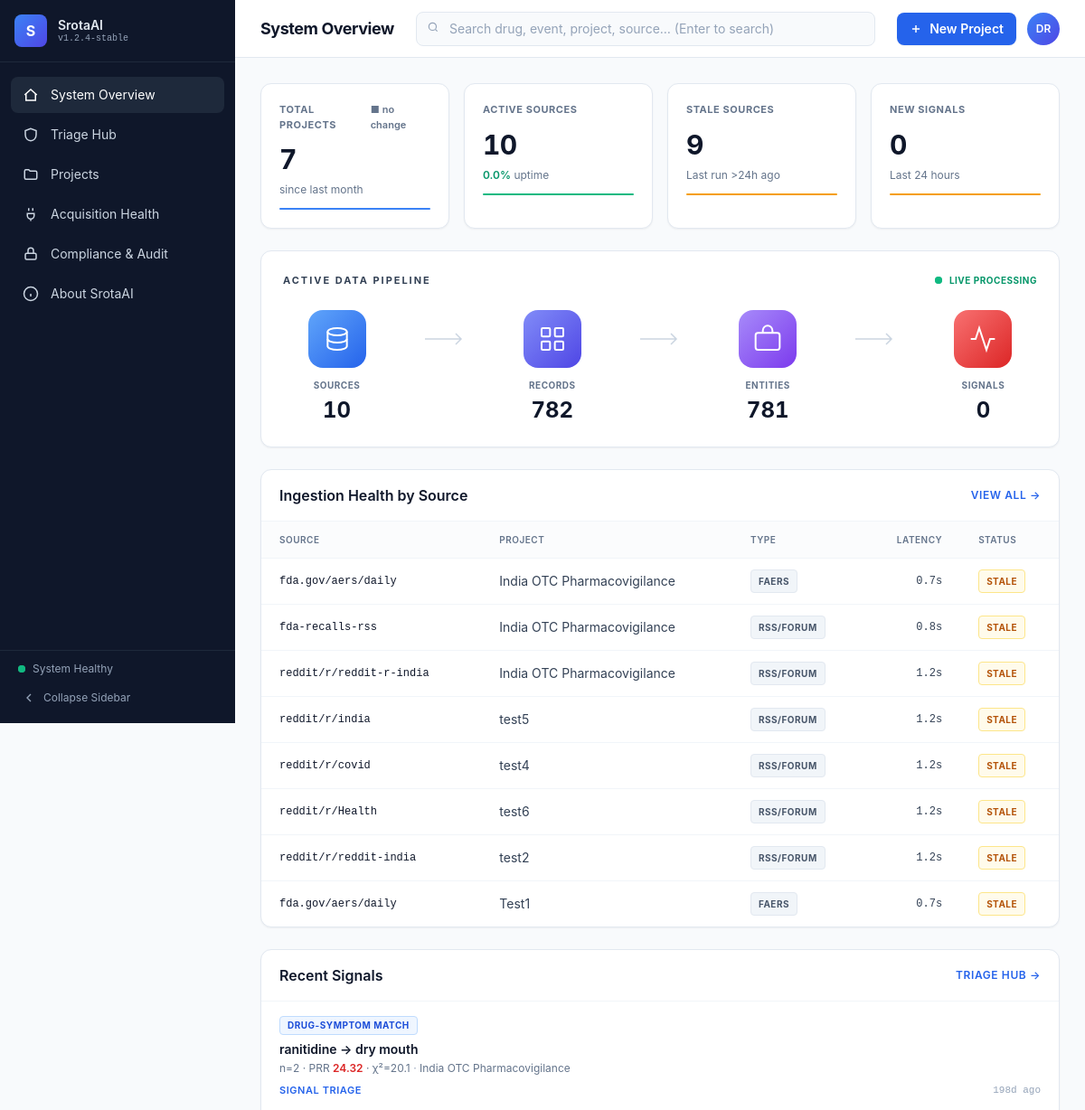
Before: / (upper part) with the older database file.
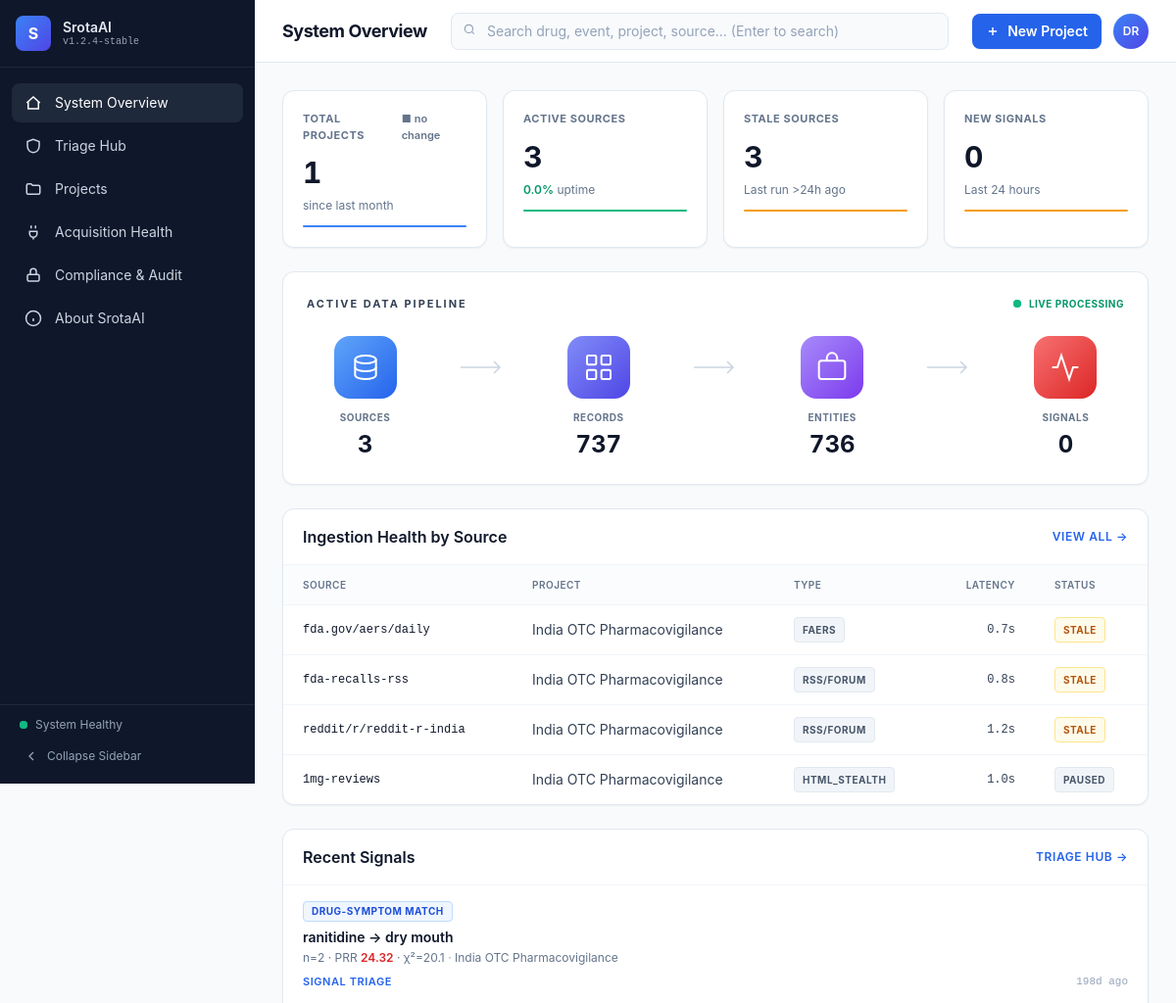
After: the same page with the newer database file.
### tables this page shows
CREATE TABLE watermarks (
    source_id       INTEGER PRIMARY KEY REFERENCES sources(id) ON DELETE CASCADE,
    last_seen_id    TEXT,
    last_seen_ts    TEXT,                 -- ISO-8601 UTC
    last_run_at     TEXT,
    last_fetched    INTEGER NOT NULL DEFAULT 0,
    last_inserted   INTEGER NOT NULL DEFAULT 0
);

CREATE TABLE projects (
    id              TEXT PRIMARY KEY,
    name            TEXT NOT NULL,
    description     TEXT,
    keywords_json   TEXT NOT NULL,        -- JSON list[str]
    time_window_json TEXT NOT NULL,       -- JSON TimeWindow.to_dict()
    config_json     TEXT NOT NULL,        -- full Project._serialisable() snapshot
    created_at      TEXT NOT NULL,
    updated_at      TEXT NOT NULL
, status TEXT NOT NULL DEFAULT 'running', cadence TEXT NOT NULL DEFAULT 'daily', last_started_at TEXT, last_completed_at TEXT);

CREATE TABLE sources (
    id              INTEGER PRIMARY KEY AUTOINCREMENT,
    project_id      TEXT NOT NULL REFERENCES projects(id) ON DELETE CASCADE,
    name            TEXT NOT NULL,
    connector       TEXT NOT NULL,
    params_json     TEXT NOT NULL,
    latency         TEXT NOT NULL,
    time_window_json TEXT,
    enabled         INTEGER NOT NULL DEFAULT 1,
    created_at      TEXT NOT NULL,
    updated_at      TEXT NOT NULL,
    UNIQUE(project_id, name)
);

CREATE TABLE signals (
    id              INTEGER PRIMARY KEY AUTOINCREMENT,
    project_id      TEXT NOT NULL REFERENCES projects(id) ON DELETE CASCADE,
    drug            TEXT NOT NULL,
    event           TEXT NOT NULL,
    prr             REAL,
    chi2            REAL,
    ic              REAL,
    n               INTEGER,
    window_since    TEXT,
    window_until    TEXT,
    computed_at     TEXT NOT NULL,
    UNIQUE(project_id, drug, event, computed_at)
);

### srotaai/web/app.py (the view)
@app.get("/")
def overview(request: Request):
    s = _store()
    try:
        ctx = _common("overview", s)
        ctx.update(
            page_title="System Overview",
            health=M.source_health(s, limit=8),
            recent=M.recent_signals(s, limit=4),
            audit=M.audit_tail(s, limit=6),
            agent_log=M.agent_log(s, limit=8),
        )
        return templates.TemplateResponse(request, "overview.html", ctx)
    finally:
        s.close()

### srotaai/web/templates/overview.html (shortened to what the changed rows need)
{% extends "base.html" %}
{% import "_macros.html" as ui %}
{% block content %}
<div class="grid grid-cols-1 sm:grid-cols-2 lg:grid-cols-4 gap-4">
  {{ ui.kpi_card('Total Projects', kpis.projects,
       sub_html='<span class="text-slate-500">since last month</span>',
       accent='blue',
       delta=kpis.projects_delta_str,
       delta_dir=kpis.projects_delta_dir) }}
  {{ ui.kpi_card('Active Sources', kpis.sources,
       sub_html='<span class="font-semibold text-emerald-600">' ~ kpis.uptime_str ~ '</span> uptime',
       accent='emerald') }}
  {{ ui.kpi_card('Stale Sources', kpis.stale,
       sub_html='Last run >24h ago',
       accent='amber') }}
  {{ ui.kpi_card('New Signals', kpis.new_signals,
       sub_html='Last 24 hours',
       accent='amber') }}
</div>
<div class="mt-6">
  {{ ui.pipeline_strip([
       ('Sources',  kpis.sources,
        '<svg viewBox="0 0 24 24" width="32" height="32" fill="none" stroke="white" stroke-width="1.5"><ellipse cx="12" cy="6" rx="8" ry="3"/><path d="M4 6v6c0 1.66 3.58 3 8 3s8-1.34 8-3V6"/><path d="M4 12v6c0 1.66 3.58 3 8 3s8-1.34 8-3v-6"/></svg>',
        'blue'),
       ('Records',  kpis.records_str,
        '<svg viewBox="0 0 24 24" width="32" height="32" fill="none" stroke="white" stroke-width="1.5"><rect x="3" y="3" width="7" height="7" rx="1"/><rect x="14" y="3" width="7" height="7" rx="1"/><rect x="3" y="14" width="7" height="7" rx="1"/><rect x="14" y="14" width="7" height="7" rx="1"/></svg>',
        'indigo'),
       ('Entities', kpis.entities_str,
        '<svg viewBox="0 0 24 24" width="32" height="32" fill="none" stroke="white" stroke-width="1.5"><rect x="2" y="7" width="20" height="14" rx="2"/><path d="M16 7V5a4 4 0 0 0-8 0v2"/><path d="M8 14h0M12 14h0M16 14h0"/></svg>',
        'violet'),
       ('Signals',  kpis.new_signals,
        '<svg viewBox="0 0 24 24" width="32" height="32" fill="none" stroke="white" stroke-width="1.5"><path d="M22 12h-4l-3 9L9 3l-3 9H2"/></svg>',
        'red'),
  ]) }}
</div>
<div class="mt-6 grid grid-cols-1 xl:grid-cols-5 gap-6">
  <section class="xl:col-span-3 bg-white border border-slate-200 rounded-xl shadow-sm">
    <header class="px-5 py-4 border-b border-slate-100 flex items-center justify-between">
      <h2 class="font-semibold text-slate-900">Ingestion Health by Source</h2>
    </header>
    {% if health %}
    <div class="overflow-x-auto">
    <table class="w-full text-sm">
      <thead class="text-[10px] uppercase tracking-wider text-slate-500 bg-slate-50/60">
        <tr>
          <th class="px-5 py-2.5 text-left font-semibold">Source</th>
          <th class="px-5 py-2.5 text-left font-semibold">Project</th>
          <th class="px-5 py-2.5 text-left font-semibold">Type</th>
          <th class="px-5 py-2.5 text-right font-semibold">Latency</th>
          <th class="px-5 py-2.5 text-left font-semibold">Status</th>
        </tr>
      </thead>
      <tbody>
        {% for h in health %}
        <tr class="border-t border-slate-100 hover:bg-slate-50/60">
          <td class="px-5 py-3 font-mono text-xs text-slate-900">{{ h.identifier }}</td>
          <td class="px-5 py-3 text-slate-700">{{ h.project_label }}</td>
          <td class="px-5 py-3">{{ ui.pill(h.type_label, 'gray') }}</td>
          <td class="px-5 py-3 text-right tabular-nums font-mono text-xs text-slate-700">{{ h.latency_ms }}</td>
          <td class="px-5 py-3">{{ ui.pill(h.status, h.status_color) }}</td>
        </tr>
        {% endfor %}
      </tbody>
    </table>
    </div>
    {% else %}
    <div class="p-6">{{ ui.empty_state('No sources yet', 'Add a connector to start ingestion.') }}</div>
    {% endif %}
  </section>
  <section class="xl:col-span-2 bg-white border border-slate-200 rounded-xl shadow-sm">
    <header class="px-5 py-4 border-b border-slate-100 flex items-center justify-between">
      <h2 class="font-semibold text-slate-900">Recent Signals</h2>
    </header>
    {% if recent %}
    <ul class="divide-y divide-slate-100">
      {% for s in recent %}
      <li class="px-5 py-4">
        <div class="flex items-center gap-2 mb-1.5">
          {{ ui.pill(s.kicker, s.kicker_color) }}
        </div>
        <div class="font-semibold text-slate-900 text-sm leading-snug">{{ s.title }}</div>
        <div class="mt-1 text-xs text-slate-500">{{ s.subtitle|safe }}</div>
        <div class="mt-2 flex items-center justify-between text-[11px]">
          <a href="/signals" class="font-semibold uppercase tracking-wider text-blue-600 hover:text-blue-700">{{ s.action_label }}</a>
          <span class="text-slate-400 font-mono">{{ s.ago }}</span>
        </div>
      </li>
      {% endfor %}
    </ul>
    {% else %}
    <div class="p-6">{{ ui.empty_state('No signals yet', 'Run a project to compute disproportionality.') }}</div>
    {% endif %}
  </section>
</div>
{% endblock %}

### srotaai/web/templates/_macros.html (shortened to what this page needs)
{% macro kpi_card(label, value, sub_html='', accent='blue', delta=None, delta_dir='up') %}
<div class="bg-white border border-slate-200 rounded-xl p-5 shadow-sm">
  <div class="flex items-start justify-between">
    <div class="text-[11px] font-bold uppercase tracking-wider text-slate-500">{{ label }}</div>
    {% if delta is not none %}
    <span class="inline-flex items-center gap-0.5 text-[11px] font-semibold tabular-nums
      {% if delta_dir=='flat' %}text-slate-500{% endif %}">
      {% if delta_dir=='up' %}▲{% elif delta_dir=='down' %}▼{% else %}■{% endif %} {{ delta }}
    </span>
    {% endif %}
  </div>
  <div class="mt-3 text-3xl font-bold text-slate-900 tabular-nums tracking-tight truncate" title="{{ value }}">{{ value }}</div>
  {% if sub_html %}<div class="mt-2 text-xs text-slate-500 truncate">{{ sub_html|safe }}</div>{% endif %}
  <div class="mt-3 h-0.5 rounded
    {% if accent=='blue'    %}bg-blue-500{% endif %}
    {% if accent=='emerald' %}bg-emerald-500{% endif %}
    {% if accent=='amber'   %}bg-amber-500{% endif %}
    {% if accent=='indigo'  %}bg-indigo-500{% endif %}"></div>
</div>
{% endmacro %}
{% macro pill(label, color='gray') %}
<span class="inline-flex items-center text-[10px] font-bold uppercase tracking-wider px-2 py-0.5 rounded
  {% if color=='amber'   %}bg-amber-50 text-amber-700 border border-amber-200{% endif %}
  {% if color=='blue'    %}bg-blue-50 text-blue-700 border border-blue-200{% endif %}
  {% if color=='gray'    %}bg-slate-100 text-slate-600 border border-slate-200{% endif %}
  ">{{ label }}</span>
{% endmacro %}
{% macro pipeline_strip(stages) %}
<section class="bg-white border border-slate-200 rounded-xl shadow-sm p-6">
  <div class="flex items-center justify-between mb-6">
    <h2 class="text-[11px] font-bold uppercase tracking-[0.18em] text-slate-700">Active Data Pipeline</h2>
    <div class="inline-flex items-center gap-2 text-[10px] font-bold uppercase tracking-wider text-emerald-600 whitespace-nowrap">
      <span class="relative flex h-2 w-2">
        <span class="relative inline-flex rounded-full h-2 w-2 bg-emerald-500"></span>
      </span>
      Live Processing
    </div>
  </div>
  {% set ncols = stages|length * 2 - 1 %}
  <div class="grid items-start gap-x-4" style="grid-template-columns: repeat({{ ncols }}, minmax(0, 1fr));">
    {% set _grad = {
      'blue':   'linear-gradient(135deg, #60a5fa 0%, #2563eb 100%)',
      'indigo': 'linear-gradient(135deg, #818cf8 0%, #4f46e5 100%)',
      'violet': 'linear-gradient(135deg, #a78bfa 0%, #7c3aed 100%)',
      'red':    'linear-gradient(135deg, #f87171 0%, #dc2626 100%)',
    } %}
    {% for label, value, icon_svg, color in stages %}
      <div class="flex justify-center">
        <div class="flex items-center justify-center shadow-md"
             style="width:64px;height:64px;border-radius:16px;background: {{ _grad.get(color, _grad['blue']) }};">
          {{ icon_svg|safe }}
        </div>
      </div>
      {% if not loop.last %}
        <div class="flex items-center justify-center h-16 text-slate-300">
          <svg width="48" height="16" viewBox="0 0 48 16" fill="none" stroke="currentColor" stroke-width="1.5">
            <path d="M2 8h40M36 2l6 6-6 6"/>
          </svg>
        </div>
      {% endif %}
    {% endfor %}
    {% for label, value, icon_svg, color in stages %}
      <div class="text-center mt-3 text-[10px] font-bold uppercase tracking-wider text-slate-500">{{ label }}</div>
    {% endfor %}
    {% for label, value, icon_svg, color in stages %}
      <div class="text-center mt-1 text-2xl font-bold tabular-nums text-slate-900">{{ value }}</div>
    {% endfor %}
  </div>
</section>
{% endmacro %}

Changed rows visible on the page:
removed watermarks: identifier "reddit/r/india", project_label "test5", label "RSS/FORUM STALE", latency_ms "1.2s"
removed watermarks: identifier "reddit/r/covid", project_label "test4", label "RSS/FORUM STALE", latency_ms "1.2s"
removed watermarks: identifier "reddit/r/Health", project_label "test6", label "RSS/FORUM STALE", latency_ms "1.2s"
removed watermarks: identifier "reddit/r/reddit-india", project_label "test2", label "RSS/FORUM STALE", latency_ms "1.2s"
removed watermarks: identifier "fda.gov/aers/daily", project_label "Test1", label "FAERS STALE", latency_ms "0.7s"
now on this page (row unchanged): sources: identifier "1mg-reviews", project_label "India OTC Pharmacovigilance", connector "HTML_STEALTH PAUSED", latency_ms "1.0s"
Other visible differences:
{{ value }}: "7 10 9 0" → "1 3 3 0"
new list line: "3"
new list line: "737"
new list line: "736"
list line gone: "10"
list line gone: "782"
list line gone: "781"
